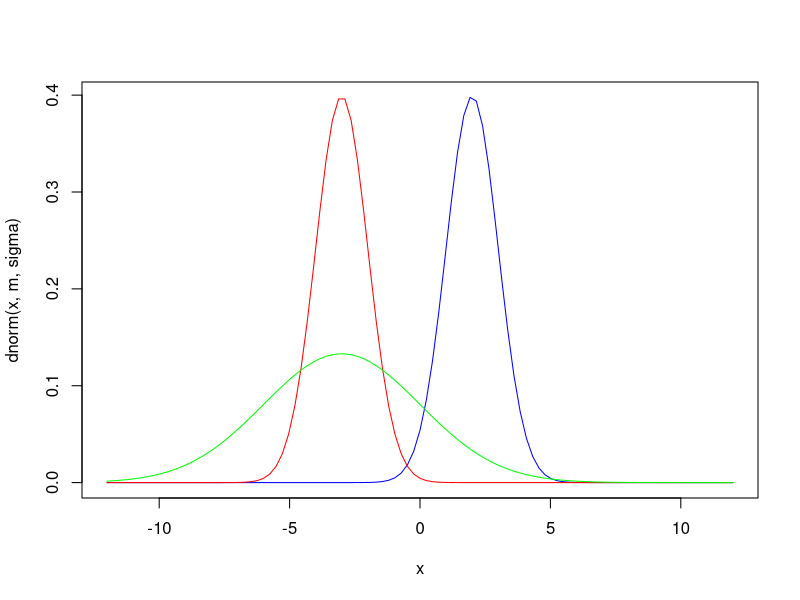
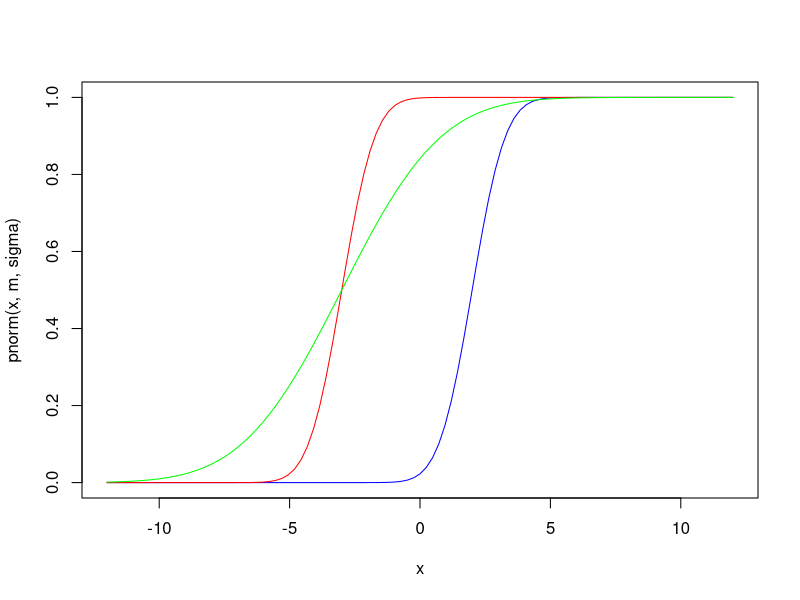
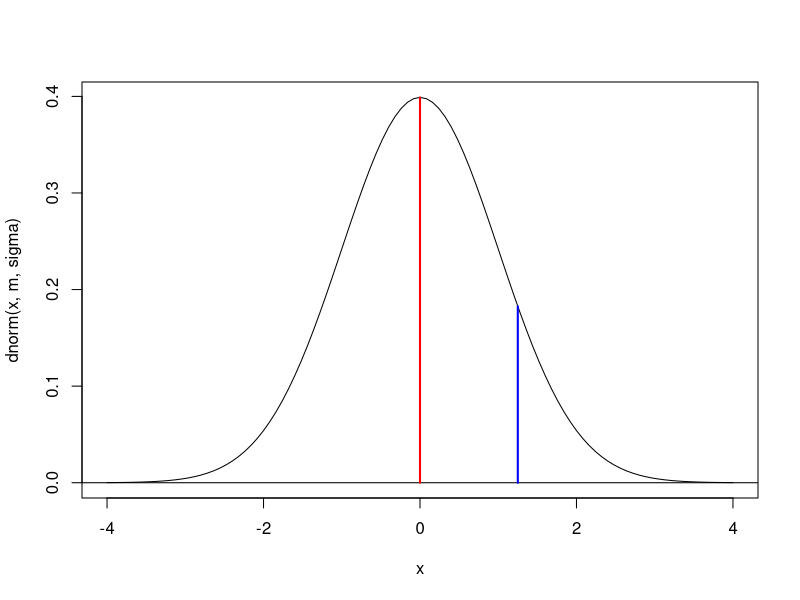
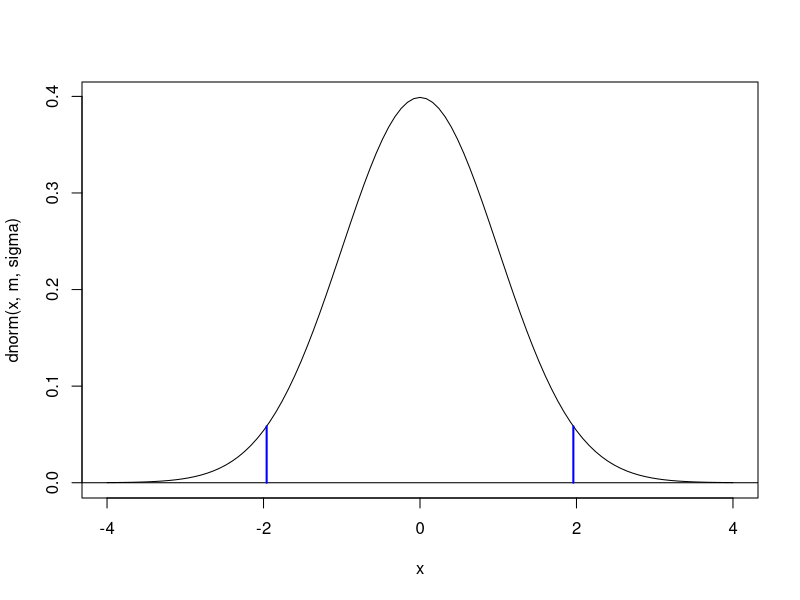

R code for these plots, in order:
## ---- chunk 1
m<-2
sigma<-1
curve(dnorm(x,m,sigma),-12,12, col="blue")

m<--3
curve(dnorm(x,m,sigma),add=T, col="red")

sigma<-3
curve(dnorm(x,m,sigma),add=T, col="green")

## ---- chunk 2

m<-2
sigma<-1
curve(pnorm(x,m,sigma),-12,12, col="blue")
pnorm(0,m,sigma)

m<--3
curve(pnorm(x,m,sigma),add=T, col="red")
pnorm(0,m,sigma)

sigma<-3
curve(pnorm(x,m,sigma),add=T, col="green")
pnorm(0,m,sigma)

## ---- chunk 3
m<-0
sigma<-1
curve(dnorm(x,m,sigma),-4,4)
abline(h=0)

pnorm(0)
lines(c(0,0),c(0,dnorm(0)),col="red",lwd=2)

pnorm(1.25)
lines(c(1.25,1.25),c(0,dnorm(1.25)),col="blue",lwd=2)

pnorm(1)
1-pnorm(1)
pnorm(-1)
## ---- chunk 4
qnorm(1-0.05/2)
qnorm(1-0.25/2)

curve(dnorm(x,m,sigma),-4,4)
abline(h=0)
lines(c(qnorm(1-0.05/2),qnorm(1-0.05/2)),c(0,dnorm(qnorm(1-0.05/2))),col="blue",lwd=2)
lines(c(-qnorm(1-0.05/2),-qnorm(1-0.05/2)),c(0,dnorm(qnorm(1-0.05/2))),col="blue",lwd=2)

